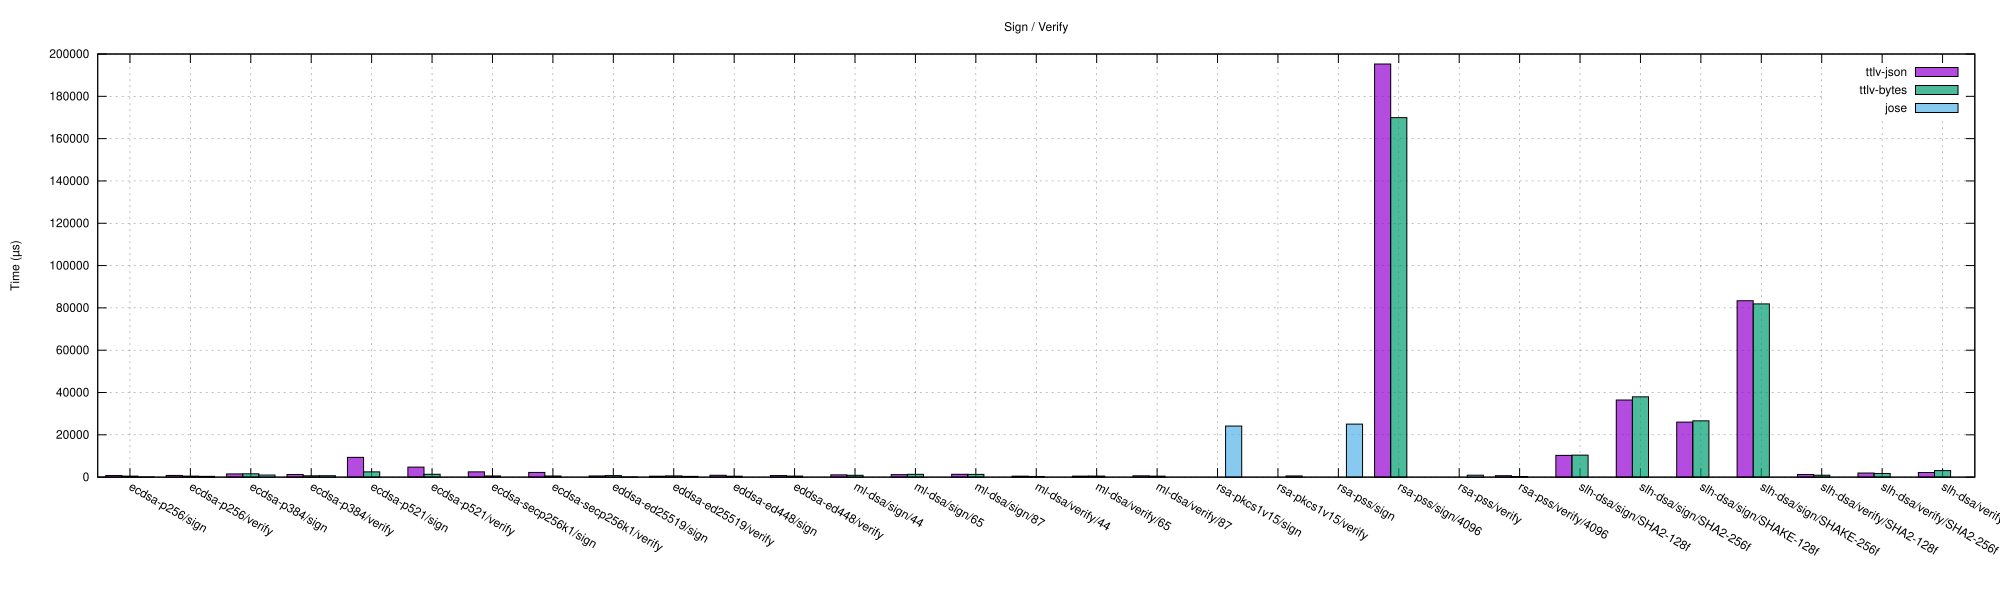

gnuplot code for this plot:
set terminal svg size 2000,600 enhanced font 'Helvetica,12'
set output 'signature.svg'
set title 'Sign / Verify'
set grid
set ylabel 'Time (µs)'
set style data boxes
set style fill solid 0.7 border -1
set boxwidth 0.267
set grid ytics
set key top right
set xtics rotate by -30
set xtics ("ecdsa-p256/sign" 0, "ecdsa-p256/verify" 1, "ecdsa-p384/sign" 2, "ecdsa-p384/verify" 3, "ecdsa-p521/sign" 4, "ecdsa-p521/verify" 5, "ecdsa-secp256k1/sign" 6, "ecdsa-secp256k1/verify" 7, "eddsa-ed25519/sign" 8, "eddsa-ed25519/verify" 9, "eddsa-ed448/sign" 10, "eddsa-ed448/verify" 11, "ml-dsa/sign/44" 12, "ml-dsa/sign/65" 13, "ml-dsa/sign/87" 14, "ml-dsa/verify/44" 15, "ml-dsa/verify/65" 16, "ml-dsa/verify/87" 17, "rsa-pkcs1v15/sign" 18, "rsa-pkcs1v15/verify" 19, "rsa-pss/sign" 20, "rsa-pss/sign/4096" 21, "rsa-pss/verify" 22, "rsa-pss/verify/4096" 23, "slh-dsa/sign/SHA2-128f" 24, "slh-dsa/sign/SHA2-256f" 25, "slh-dsa/sign/SHAKE-128f" 26, "slh-dsa/sign/SHAKE-256f" 27, "slh-dsa/verify/SHA2-128f" 28, "slh-dsa/verify/SHA2-256f" 29, "slh-dsa/verify/SHAKE-128f" 30)
plot 'signature.dat' using ($1+-0.267):2 with boxes lw 1 title 'ttlv-json', \
     'signature.dat' using ($1+0.000):3 with boxes lw 1 title 'ttlv-bytes', \
     'signature.dat' using ($1+0.267):4 with boxes lw 1 title 'jose'
